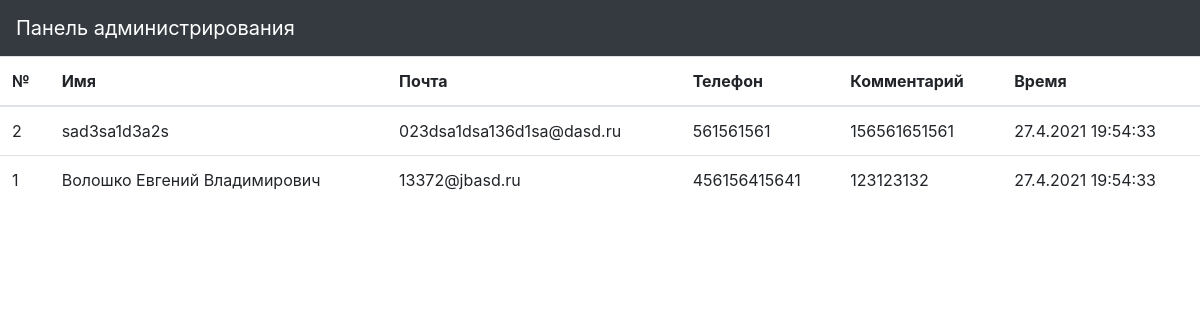
The page /admin on the database its author committed.
### models.py (models this page shows)
class Feedback(db.Model):
    id = db.Column(db.Integer, primary_key=True)
    name = db.Column(db.String)
    email = db.Column(db.String)
    phone = db.Column(db.String)
    question = db.Column(db.String)
    time = db.Column(db.DateTime, default=dt.now())

### admin.py (the view)
@login_required
@admin.route('/admin')
def adminpanel():
    questions = Feedback.query.order_by(text('id desc')).all()
    return render_template('admin.html', data = questions)

### templates/admin.html (shortened to what this page needs)
<!doctype html>
<html lang="ru">
<head>
    <link rel="stylesheet" href="https://stackpath.bootstrapcdn.com/bootstrap/4.3.1/css/bootstrap.min.css"
>
</head>
<body>
    <nav class="navbar navbar-expand-sm navbar-dark bg-dark">
        <a class="navbar-brand" href="#">Панель администрирования</a>
    </nav>
    <table class="table">
        <thead>
            <tr>
                <th>№</th>
                <th>Имя</th>
                <th>Почта</th>
                <th>Телефон</th>
                <th>Комментарий</th>
                <th>Время</th>
            </tr>
        </thead>
        <tbody>
            {% for r in data %}
            <tr>
                <td>{{r.id}}</td>
                <td>{{r.name}}</td>
                <td>{{r.email}}</td>
                <td>{{r.phone}}</td>
                <td>{{r.question}}</td>
                <td>{{r.time.day}}.{{r.time.month}}.{{r.time.year}} {{r.time.hour}}:{{r.time.minute}}:{{r.time.second}}</td>
            </tr>
            {% endfor %}
        </tbody>
    </table>
</body>
</html>

### rows shown on the page
Feedback: id "2", name "sad3sa1d3a2s", email "023dsa1dsa136d1sa@dasd.ru", phone "561561561", question "156561651561", time.day "27", time.month "4", time.year "2021", time.hour "19", time.minute "54", time.second "33"
Feedback: id "1", name "Волошко Евгений Владимирович", email "13372@jbasd.ru", phone "456156415641", question "123123132", time.day "27", time.month "4", time.year "2021", time.hour "19", time.minute "54", time.second "33"
